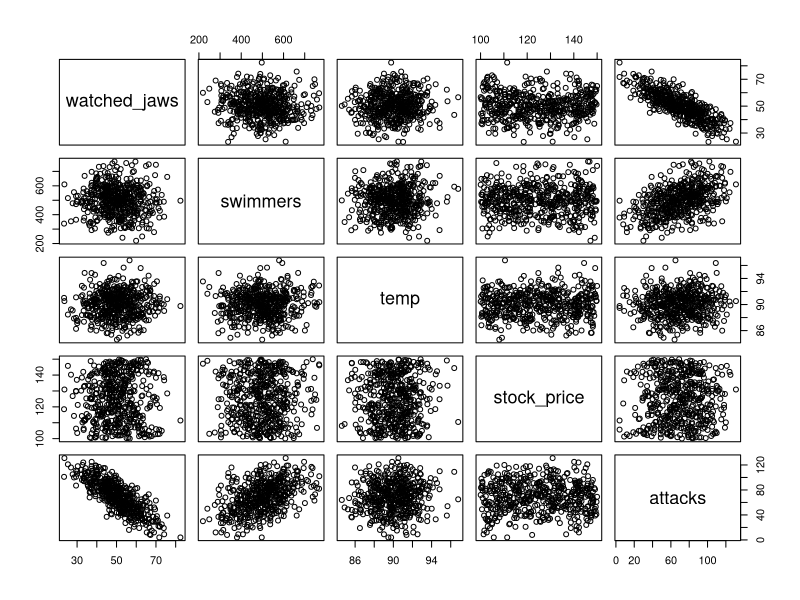
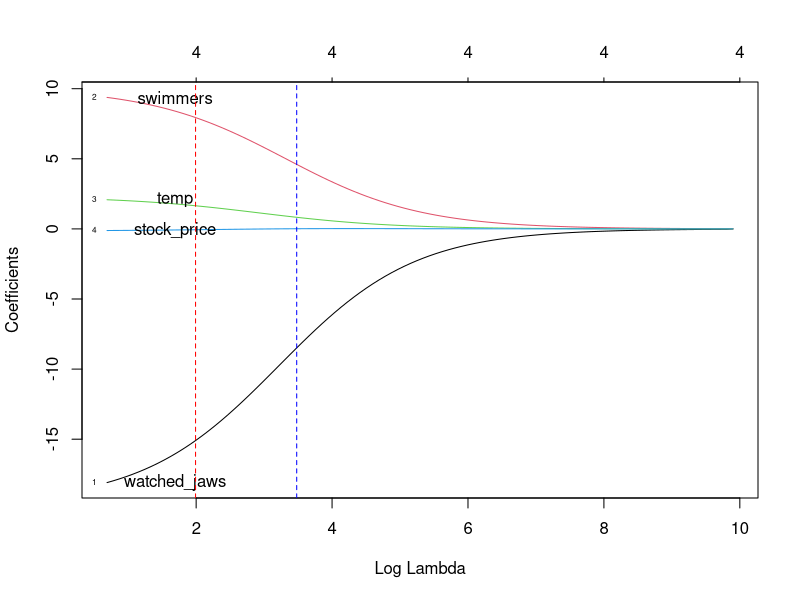
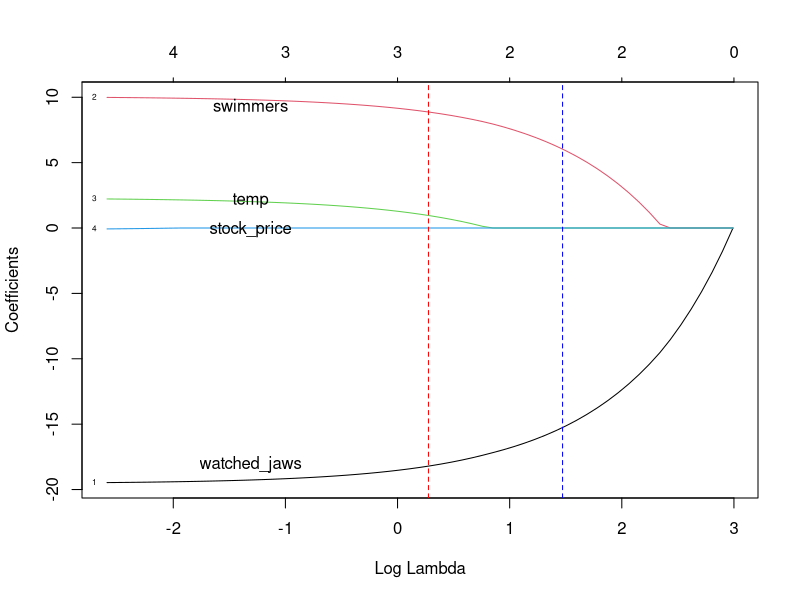
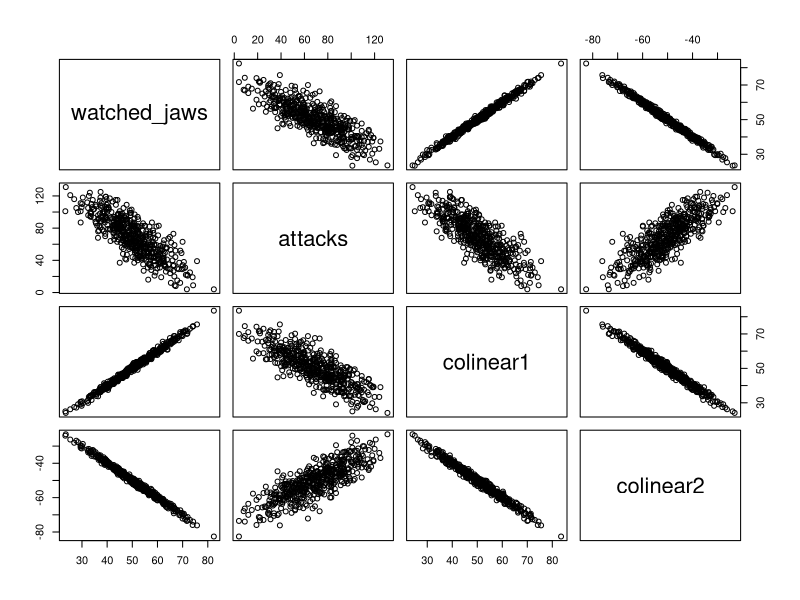
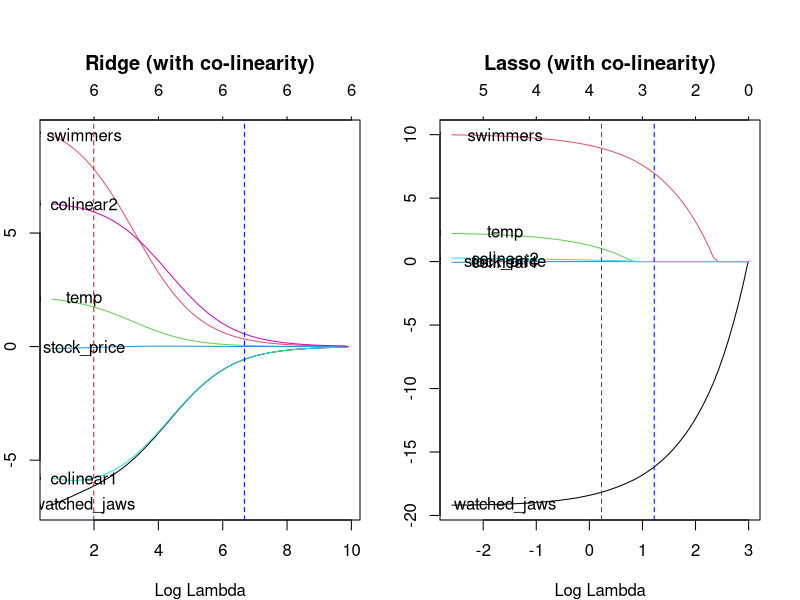

Recreate these plots in R, in order.
## ---- chunk 1

# For reproducible results
set.seed(123)

# Number of observations
num <- 500




dat <- data.frame(watched_jaws = rnorm(n=num, mean=50, sd=10),
                  swimmers = round(rnorm(n=num, mean=500, sd=100)),
                  temp = rnorm(n=num, mean=90, sd=2),
                  stock_price = runif(n=num, min = 100, max=150))

attacks <- round(rnorm(n=num, mean = 30, sd=10)+ # noise
  -2*dat$watched_jaws+ # 1 fewer attack for 1 percent increase in Jaws movie audience
  0.1*dat$swimmers+ # 1 more attack for each 10 swimmers on site
  1*dat$temp+ # 1 more attack for each degrees of increase in temp
  0*dat$stock_price) # no relationship

dat$attacks <- attacks

plot(dat)




## ---- chunk 2

# Regress all the predictor variables onto "attacks" response variable
res <- lm(attacks~., data=dat)

summary(res)


## ---- chunk 3

library(glmnet)

# Prepare glmnet input as matrix of predictors and response var as vector
varmtx <- model.matrix(attacks~.-1, data=dat)
response <- dat$attacks

# alpha=0 means ridge regression. 
ridge <- glmnet(scale(varmtx), response, alpha=0)

# Cross validation to find the optimal lambda penalization
cv.ridge <- cv.glmnet(varmtx, response, alpha=0)

lbs_fun <- function(fit, offset_x=1, ...) {
  L <- length(fit$lambda)
  x <- log(fit$lambda[L])+ offset_x
  y <- fit$beta[, L]
  labs <- names(y)
  text(x, y, labels=labs, ...)
}


plot(ridge, xvar = "lambda", label=T)
lbs_fun(ridge)
abline(v=cv.ridge$lambda.min, col = "red", lty=2)
abline(v=cv.ridge$lambda.1se, col="blue", lty=2)


## ---- chunk 4


# alpha=1 means lasso regression. 
lasso <- glmnet(scale(varmtx), response, alpha=1)

# Cross validation to find the optimal lambda penalization
cv.lasso <- cv.glmnet(varmtx, response, alpha=1)


plot(lasso, xvar = "lambda", label=T)
lbs_fun(ridge, offset_x = -2)
abline(v=cv.lasso$lambda.min, col = "red", lty=2)
abline(v=cv.lasso$lambda.1se, col="blue", lty=2)



## ---- chunk 5



dat$colinear1 <- dat$watched_jaws + rnorm(n=num, mean=0, sd=1)
dat$colinear2 <- -dat$watched_jaws + rnorm(n=num, mean=0, sd=1)

plot(dat[, colnames(dat) %in% c("watched_jaws", "colinear1", "colinear2", "attacks")])


## ---- chunk 6
# Prepare glmnet input as matrix of predictors and response var as vector
varmtx <- model.matrix(attacks~.-1, data=dat)
response <- dat$attacks


# alpha=0 means ridge regression. 
ridge2 <- glmnet(scale(varmtx), response, alpha=0)

# Cross validation to find the optimal lambda penalization
cv.ridge2 <- cv.glmnet(varmtx, response, alpha=0)



# alpha=1 means lasso regression. 
lasso2 <- glmnet(scale(varmtx), response, alpha=1)

# Cross validation to find the optimal lambda penalization
cv.lasso2 <- cv.glmnet(varmtx, response, alpha=1)


## ---- chunk 7

par(mfrow=c(1,2))
par(mar=c(4,2,6,2))

plot(ridge2, xvar = "lambda", label=T)
lbs_fun(ridge2, offset_x = 1)
abline(v=cv.ridge2$lambda.min, col = "red", lty=2)
abline(v=cv.ridge2$lambda.1se, col="blue", lty=2)
title("Ridge (with co-linearity)", line=2.5)



plot(lasso2, xvar = "lambda", label=T)
lbs_fun(lasso2, offset_x = 1)
abline(v=cv.lasso2$lambda.min, col = "red", lty=2)
abline(v=cv.lasso2$lambda.1se, col="blue", lty=2)
title("Lasso (with co-linearity)", line=2.5)

